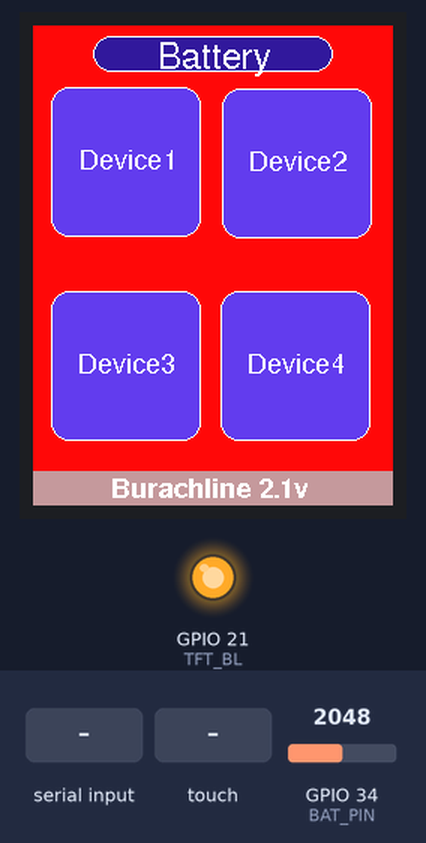
The sketch below on a simulated ESP32. Parts: 240×320 colour display, output pins drawn as LEDs (lit = HIGH). The test bench sets the inputs (shaded band); at power-on: GPIO 34 (BAT_PIN) = 2048 (analog values on the 0–4095 scale). Nothing arrives over Bluetooth unless stated; what the sketch prints to the serial monitor is not drawn.

Above: at 2.1 s.
2.2 s: "rotation(\n" received over Serial
At 3.4 s:
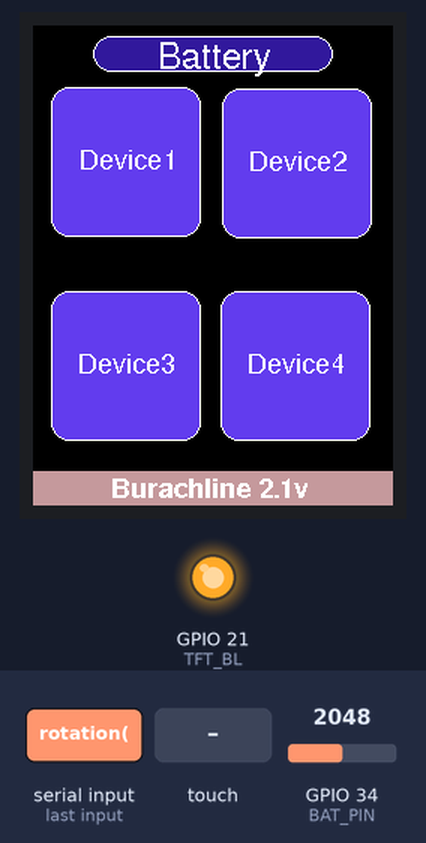
3.8 s: touch panel pressed at 38 % / 10 % of its raw x / y range
At 4.5 s:
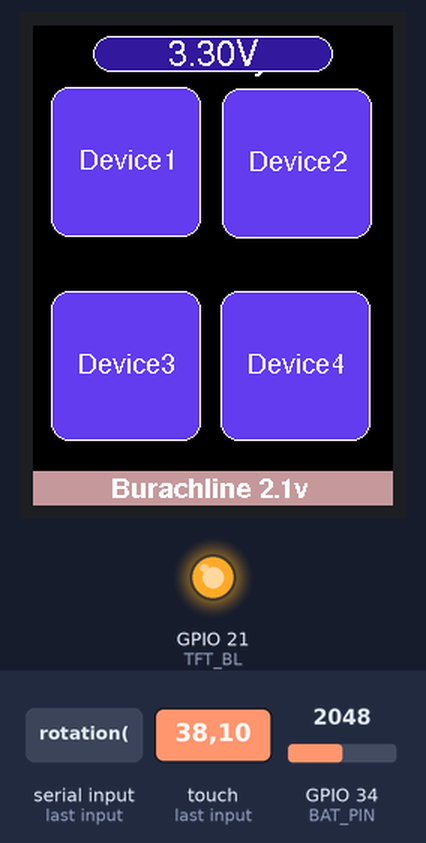
5.3 s: "rotation(,45\n" received over the second serial link
6.9 s: "clear(90\n" received over Serial
At 8.0 s:
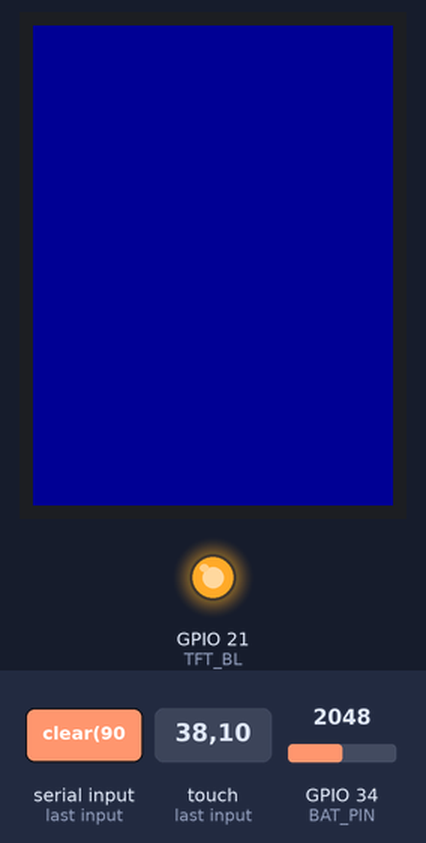
8.4 s: "line(90\n" received over the second serial link
At 9.1 s:
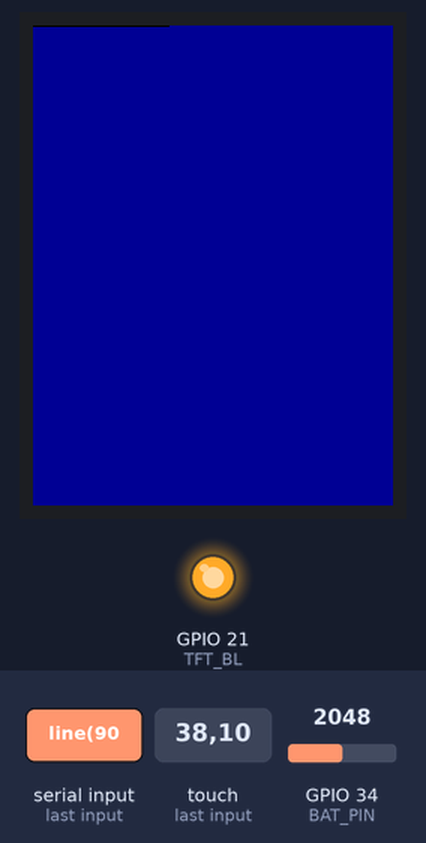
9.9 s: "clear(,45\n" received over Serial
At 10.3 s:
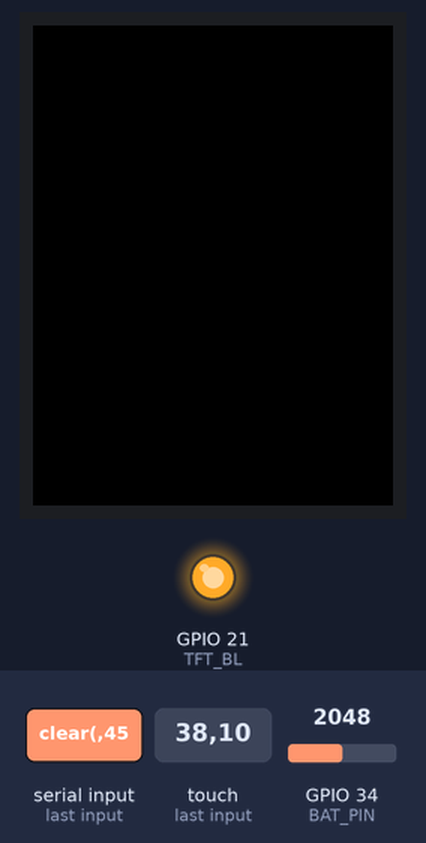
Timing chart, 0 to 35.3 s (numbered marks = the images above; inputs shaded):
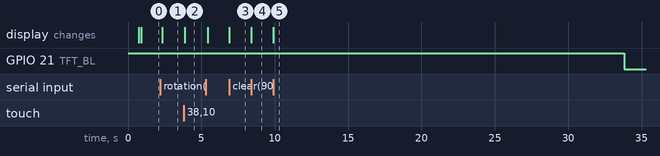

Measured:
- after the input at 2.2 s, the display: changes after 0.14 s (image 1)
- after the input at 3.8 s, the display: changes after 0.07 s (image 2)
- after the input at 6.9 s, the display: changes at once (image 3)
- after the input at 8.4 s, the display: changes at once (image 4)
- after the input at 9.9 s, the display: changes at once (image 5)

The sketch:

tft-Esp32.ino
```cpp
/*
ESP32 TFT UI Client
- Bluetooth üzerinden komut alır
- Dokunmatik ekran ile butonlara basılabilir
- Gelen komutları seri monitöre yazdırır
- Batarya voltaji olcer ve ekrana yazdirir
- 30 saniye icinde ekrani kapatir kullanilmadigi durumda ve ekrana tiklayinca ekran acilir yine
*/

#include "BluetoothSerial.h"
#include <Arduino_GFX_Library.h>
#include <XPT2046_Touchscreen.h>
#include <SPI.h>

#include "Fonts/FreeSans9pt7b.h"
#include "Fonts/FreeSans12pt7b.h"
#include "Fonts/FreeSans18pt7b.h"
#include "Fonts/FreeSansBold9pt7b.h"
#include "Fonts/FreeMonoOblique24pt7b.h"
#include "Fonts/FreeSans24pt7b.h"
#include "Fonts/FreeSansOblique12pt7b.h"
#include "Fonts/FreeSerifBold24pt7b.h"
#include "Fonts/TomThumb.h"
#include "Fonts/Tiny3x3a2pt7b.h"
#include "Fonts/Picopixel.h"
#include "Fonts/Org_01.h"

/* ===================== BLUETOOTH ===================== */
BluetoothSerial SerialBT;
// Bağlanmak istediğin cihazın MAC adresi:
uint8_t serverAddress[6] = {0x00, 0x4B, 0x12, 0xEE, 0x4E, 0x12};

/* ===================== TFT ===================== */
#define TFT_CS   15
#define TFT_DC   2
#define TFT_SCK  14
#define TFT_MOSI 13
#define TFT_MISO 12
#define TFT_RST  -1
#define TFT_BL   21
#define BACKLIGHT_ON() digitalWrite(TFT_BL, HIGH)
bool screenOff = false;
uint32_t lastTouchMs = 0;
/* ===================== TOUCH ===================== */
#define TOUCH_CS   33
#define TOUCH_IRQ  36
#define TOUCH_SCK  25
#define TOUCH_MOSI 32
#define TOUCH_MISO 39

#define BAT_PIN 34

Arduino_DataBus *bus = new Arduino_ESP32SPI(TFT_DC, TFT_CS, TFT_SCK, TFT_MOSI, TFT_MISO);
Arduino_GFX *gfx = new Arduino_ILI9341(bus, TFT_RST, 1, false);
XPT2046_Touchscreen ts(TOUCH_CS, TOUCH_IRQ);

/* ===================== FONT SETİ ===================== */
const GFXfont* FONTS[] = {
  &FreeSans9pt7b,
  &FreeSans12pt7b,
  &FreeSans18pt7b,
  &FreeSansBold9pt7b,
  &FreeMonoOblique24pt7b,
  &FreeSans24pt7b,
  &FreeSansOblique12pt7b,
  &FreeSerifBold24pt7b,
  &TomThumb,
  &Tiny3x3a2pt7b,
  &Picopixel,
  &Org_01
};

/* ===================== UI ===================== */
enum ElementType { LABEL, BUTTON };

struct UIElement {
  ElementType type;
  int x, y, w, h;
  uint16_t bg, tc;
  String text, tx;
  int fontID;
};

#define MAX_ELEMENTS 50
UIElement elements[MAX_ELEMENTS];
int elementCount = 0;

/* ===================== HEX → RGB565 ===================== */
uint16_t hexTo565(String hex) {
  hex.replace("#", "");
  if (hex.startsWith("0x")) hex = hex.substring(2);
  long rgb = strtol(hex.c_str(), NULL, 16);
  uint8_t r = (rgb >> 16) & 0xFF;
  uint8_t g = (rgb >> 8) & 0xFF;
  uint8_t b = rgb & 0xFF;
  return ((r & 0xF8) << 8) | ((g & 0xFC) << 3) | (b >> 3);
}

/* ===================== PARSE ===================== */
String getArg(String &s, int index) {
  int from = 0;
  for (int i = 0; i < index; i++) {
    from = s.indexOf(',', from) + 1;
    if (from <= 0) return "";
  }
  int to = s.indexOf(',', from);
  if (to == -1) to = s.length();
  return s.substring(from, to);
}

/* ===================== ÇİZİM ===================== */
void drawTextBox(UIElement &e, bool rounded) {
  gfx->setFont(FONTS[e.fontID]);
  gfx->setTextColor(e.tc);

  if (rounded) {
    gfx->fillRoundRect(e.x, e.y, e.w, e.h, 12, e.bg);
    gfx->drawRoundRect(e.x, e.y, e.w, e.h, 12, e.tc);
  } else {
    gfx->fillRect(e.x, e.y, e.w, e.h, e.bg);
  }

  int16_t x1, y1;
  uint16_t tw, th;
  gfx->getTextBounds(e.text, 0, 0, &x1, &y1, &tw, &th);
  gfx->setCursor(e.x + (e.w - tw) / 2, e.y + (e.h + th) / 2 - 2);
  gfx->print(e.text);
}

void redrawAll() {
  for (int i = 0; i < elementCount; i++) {
    drawTextBox(elements[i], elements[i].type == BUTTON);
  }
}

void drawLineCmd(int x0, int y0, int x1, int y1, uint16_t c, int t) {
  for (int i = 0; i < max(1, t); i++) {
    gfx->drawLine(x0, y0 + i, x1, y1 + i, c);
  }
}

/* ===================== EKLE ===================== */
void addLabel(int x, int y, int w, int h, String bg, String tc, String text, int fontID) {
  if (elementCount >= MAX_ELEMENTS) return;
  elements[elementCount++] = { LABEL, x, y, w, h, hexTo565(bg), hexTo565(tc), text, "", fontID };


  elements[elementCount - 1].text.reserve(48);  // label yazısı için
  elements[elementCount - 1].tx.reserve(16);    // (labelda boş ama sorun değil)


  drawTextBox(elements[elementCount - 1], false);
}

void addButton(int x, int y, int w, int h, String bg, String tc, String text, String tx, int fontID) {
  if (elementCount >= MAX_ELEMENTS) return;
  elements[elementCount++] = { BUTTON, x, y, w, h, hexTo565(bg), hexTo565(tc), text, tx, fontID };

  elements[elementCount - 1].text.reserve(32);  // buton yazısı
  elements[elementCount - 1].tx.reserve(16);    // BT komutu

  drawTextBox(elements[elementCount - 1], true);
}

void setElementText(int idx, const String &newText) {
  if (idx < 0 || idx >= elementCount) return;

  UIElement &e = elements[idx];
  // Sadece LABEL (istersen BUTTON da ekleyebilirsin)
  if (e.type != LABEL) return;

  // Metni güncelle
  e.text = newText;

  // SADECE o elemanı yeniden çiz (diğerlerine dokunmaz)
  drawTextBox(e, false);
}

void setButtonText(int idx, const String &newText) {
  if (idx < 0 || idx >= elementCount) return;

  UIElement &e = elements[idx];
  if (e.type != BUTTON) return;

  e.text = newText;
  drawTextBox(e, true);   // rounded = true (button)
}
//------

void screenSleep() {
  digitalWrite(TFT_BL, LOW);   // backlight OFF
  screenOff = true;
}

void screenWake() {
  digitalWrite(TFT_BL, HIGH);  // backlight ON
  screenOff = false;
  redrawAll();                 // geri gelince UI'yi çiz
}


//------
void batteryAsk() {

 analogReadResolution(12);
  analogSetPinAttenuation(BAT_PIN, ADC_11db);

  delay(20); // ADC stabil olsun

  uint32_t sum = 0;
  for (int i = 0; i < 20; i++) {
    sum += analogReadMilliVolts(BAT_PIN);
    delay(2);
  }

  float mv = sum / 20.0;

  // Kartta voltage divider var → *2
  float voltage = (mv / 1000.0) * 2.0;

  Serial.print("REAL BATTERY VOLTAGE = ");
  Serial.println(voltage, 2);

  // BUTONA YAZDIR
  processCommand("setbtn(5," + String(voltage, 2) + "V)");
}


/* ===================== BAĞLANMA ===================== */
void connectDevice1() {
  Serial.println("Device1: connecting...");

  if (SerialBT.connected()) {
    Serial.println("Zaten bagli, disconnect...");
    SerialBT.disconnect();
    delay(200);
  }

  bool ok = SerialBT.connect(serverAddress);
  Serial.println(ok ? "Baglanti basarili!" : "Baglanti basarisiz!");
}

/* ===================== KOMUT ===================== */
void processCommand(String cmd) {
  cmd.trim();
  if (!cmd.length()) return;

  Serial.println("Processing: " + cmd);

  if (cmd.startsWith("rotation(")) {
    int r = cmd.substring(9, cmd.indexOf(')')).toInt();
    gfx->setRotation(r);
    ts.setRotation(r);
    gfx->fillScreen(0x0000);
    redrawAll();
  }
  else if (cmd.startsWith("clear(")) {
    gfx->fillScreen(hexTo565(cmd.substring(6, cmd.indexOf(')'))));
    elementCount = 0;
  }
  else if (cmd.startsWith("line(")) {
    String p = cmd.substring(5, cmd.indexOf(')'));
    drawLineCmd(
      getArg(p, 0).toInt(), getArg(p, 1).toInt(),
      getArg(p, 2).toInt(), getArg(p, 3).toInt(),
      hexTo565(getArg(p, 4)), getArg(p, 5).toInt()
    );
  }
  else if (cmd.startsWith("label(")) {
    String p = cmd.substring(6, cmd.indexOf(')'));
    addLabel(
      getArg(p, 0).toInt(), getArg(p, 1).toInt(),
      getArg(p, 2).toInt(), getArg(p, 3).toInt(),
      getArg(p, 4), getArg(p, 5),
      getArg(p, 6), getArg(p, 7).toInt()
    );
  }
  else if (cmd.startsWith("button(")) {
    String p = cmd.substring(7, cmd.indexOf(')'));
    addButton(
      getArg(p, 0).toInt(), getArg(p, 1).toInt(),
      getArg(p, 2).toInt(), getArg(p, 3).toInt(),
      getArg(p, 4), getArg(p, 5),
      getArg(p, 6), getArg(p, 7),
      getArg(p, 8).toInt()
    );
  }
  // İstersen Serial Monitor’dan "001" yazınca da bağlansın:
  else if (cmd == "001") {
    connectDevice1();
  }

else if (cmd.startsWith("set(")) {
  int close = cmd.lastIndexOf(')');
  if (close < 0) return;

  String p = cmd.substring(4, close);  // "idx,text..."
  int comma = p.indexOf(',');
  if (comma < 0) return;

  int idx = p.substring(0, comma).toInt();
  String text = p.substring(comma + 1); // geri kalan her şey metin

  setElementText(idx, text);
}

else if (cmd.startsWith("setbtn(")) {
  int close = cmd.lastIndexOf(')');
  if (close < 0) return;

  String p = cmd.substring(7, close);     // "idx,text..."
  int comma = p.indexOf(',');
  if (comma < 0) return;

  int idx = p.substring(0, comma).toInt();
  String text = p.substring(comma + 1);

  setButtonText(idx, text);
}


}

/* ===================== KURULUM EKRANI ===================== */
void kurulum() {
  delay(10);
  processCommand("rotation(0)");
  delay(10);
  processCommand("clear(0xF90B0B)");
  delay(10);

  processCommand("button(12,41,100,100,0x623FEE,0xFFFFFF,Device1,001,0)");
  delay(10);
  processCommand("button(126,42,100,100,0x623FEE,0xFFFFFF,Device2,002,0)");
  delay(10);
  processCommand("button(12,177,100,100,0x623FEE,0xFFFFFF,Device3,003,0)");
  delay(10);
  processCommand("button(125,177,100,100,0x623FEE,0xFFFFFF,Device4,004,0)");
  delay(10);

  processCommand("label(-5,297,246,25,0xC19A9A,0xFFFFFF,Burachline 2.1v,3)");
  delay(10);
  processCommand("button(40,7,160,24,0x33199A,0xFFFFFF,Battery,btry,1)");
}

/* ===================== SETUP ===================== */
void setup() {
  Serial.begin(115200);
  analogReadResolution(12); // 0–4095
  pinMode(TFT_BL, OUTPUT);
  BACKLIGHT_ON();

  gfx->begin();

  SPI.begin(TOUCH_SCK, TOUCH_MISO, TOUCH_MOSI, TOUCH_CS);
  ts.begin();

  // true => master/client mode
  SerialBT.begin("ESP32_ISTEMCI", true);
  delay(500);

  kurulum();
  Serial.println("Setup complete.");
}

/* ===================== LOOP ===================== */
void loop(){

  if (!screenOff && (millis() - lastTouchMs > 30000)) {
  screenSleep();
  }

  // TOUCH
  if (ts.touched()) {

  lastTouchMs = millis();

  if (screenOff) {
  screenWake();
  delay(250);
  return; // o dokunuşu buton tıklaması sayma
}


    TS_Point p = ts.getPoint();
    int px = map(p.x, 300, 3800, 0, gfx->width());
    int py = map(p.y, 300, 3800, 0, gfx->height());

    for (int i = 0; i < elementCount; i++) {
      UIElement &e = elements[i];

      if (e.type == BUTTON &&
          px > e.x && px < e.x + e.w &&
          py > e.y && py < e.y + e.h) {

        Serial.println(e.tx);

        if (e.tx == "001") {
          connectDevice1();        // Device1'e basınca bağlan
        } else {
          SerialBT.println(e.tx);  // diğer butonlar BT'ye gitsin
        }


         if (e.tx == "ds") {
          SerialBT.println("ds");
          delay(100);
          SerialBT.disconnect();
          delay(1000);

          kurulum();
        }

          if (e.tx == "btry") {

          batteryAsk();

        }


        delay(300);
        break;
      }
    }
  }

  // BT'DEN GELEN KOMUTLAR
  while (SerialBT.available()) {
    processCommand(SerialBT.readStringUntil('\n'));
  }

  // SERIAL'DEN GELEN KOMUTLAR
  while (Serial.available()) {
    processCommand(Serial.readStringUntil('\n'));
  }
}
```
